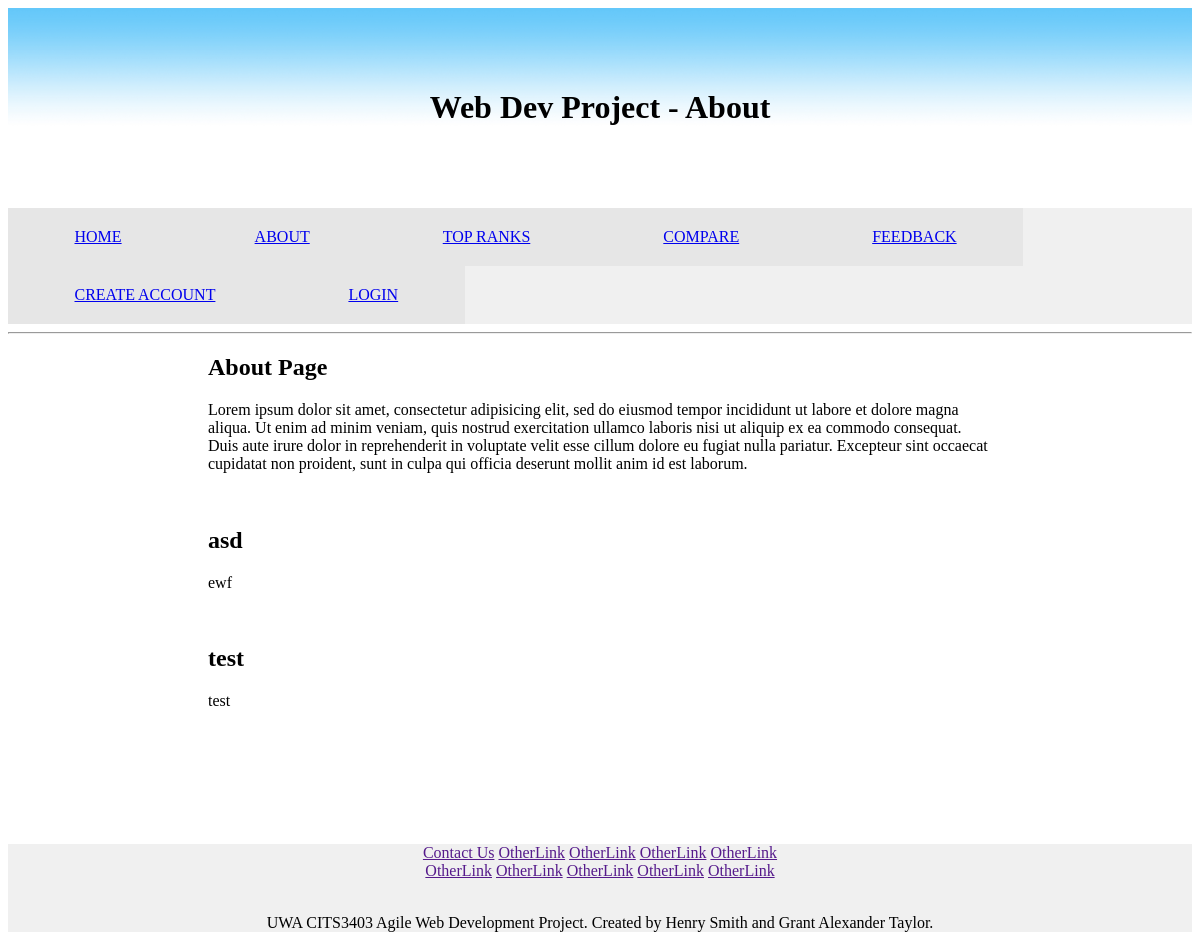
/about, run on the app's committed database.
### app/models.py (models this page shows, shortened)
class About(db.Model):
    key = db.Column(db.Integer, primary_key=True)
    title = db.Column(db.String())
    heading = db.Column(db.String())
    text = db.Column(db.Text)

### app/routes.py (the view)
@app.route("/about")
def about():
    sections = About.query.all()
    return render_template("about.html", title='About', sections=sections)

### app/templates/about.html (shortened to what this page needs)
{% extends "layout.html" %}
{% block content %}
	{% for section in sections %}
	<h2>{{ section.title }}</h2>
	<p>{{ section.text }}</p>
	<br>
	{% endfor %}
{% endblock content %}

### app/static/styles/main.css (style rules this page uses)
body.template { font-style: sans-serif; }

### data on the page
About: title "About Page", text "Lorem ipsum dolor sit amet, consectetur adipisicing elit, sed do eiusmod tempor incididunt ut labore et dolore magna aliqua. Ut enim ad minim veniam, quis nostrud exercitation ullamco laboris nisi ut aliquip ex ea commodo consequat. Duis aute irure dolor in reprehenderit in voluptate velit esse cillum dolore eu fugiat nulla pariatur. Excepteur sint occaecat cupidatat non proident, sunt in culpa qui officia deserunt mollit anim id est laborum."
About: title "asd", text "ewf"
About: title "test", text "test"

### other printed values
{{ title }} "About"
